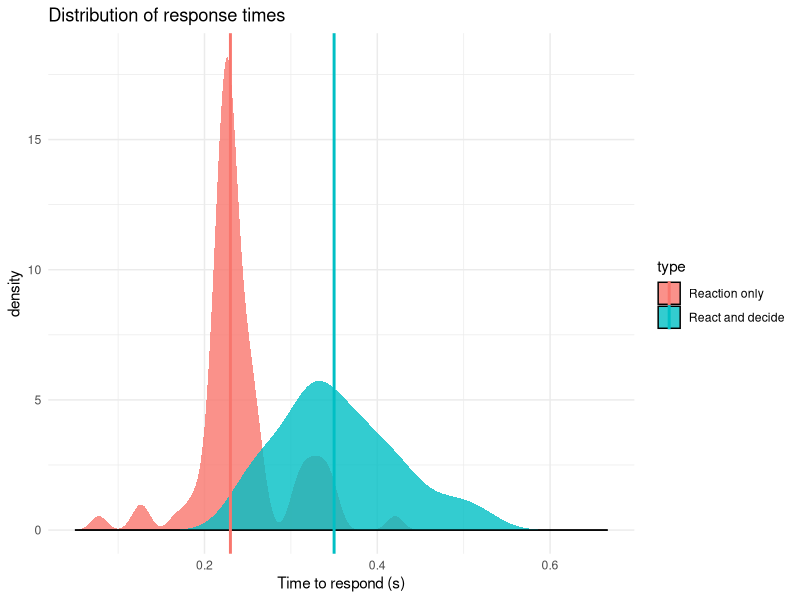
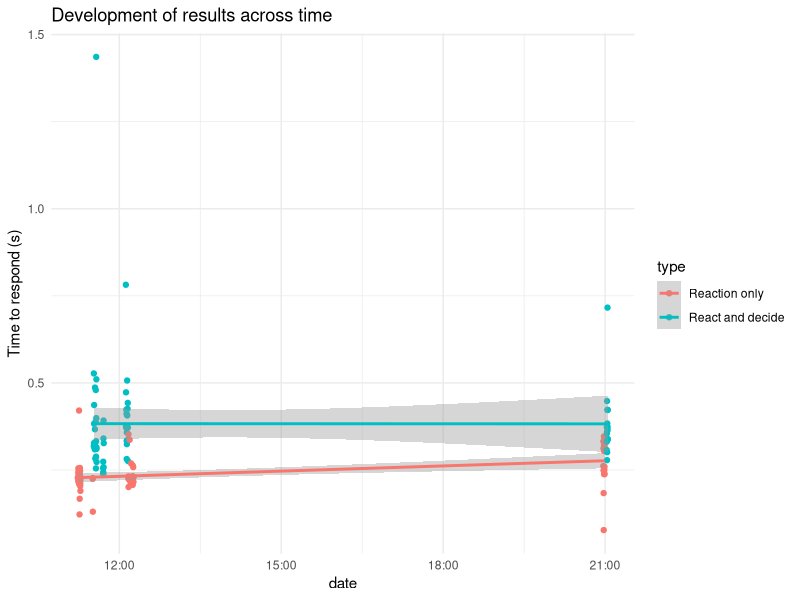

These figures' R source, in order:
## ---- chunk 1
knitr::opts_knit$set(root.dir = file.path(getwd()), warning = FALSE) # Setting `knitr` options 
## ---- chunk 2
library(tidyverse)
## ---- chunk 3
data <- read_csv("results.csv")
## ---- chunk 4
head(data)
## ---- chunk 5
summary <- 
  data %>%
  group_by(type) %>%
  summarise(samples = n(), mean=round(mean(score), digits=2), median=round(median(score), digits=2), sd=round(sd(score), 2))
summary
## ---- chunk 6
labels <-  c("Reaction only", "React and decide")

data %>%
  ggplot(aes(x=score, fill=type)) +
  geom_density(alpha=0.8, outline.type = "lower") +
  geom_vline(data=summary, aes(xintercept=median, color=type), size=1) +
  scale_fill_discrete(labels=labels) +
  scale_colour_discrete(labels=labels) +
  labs(title="Distribution of response times", x="Time to respond (s)") +
  xlim(0.05, 2 / 3) +
  theme_minimal()
## ---- chunk 7
data %>%
  ggplot(aes(x=date, y=score, color=type)) +
  geom_point() +
  geom_smooth(method="lm") +
  scale_colour_discrete(labels=labels) +
  labs(title="Development of results across time", y="Time to respond (s)") +
  theme_minimal()
